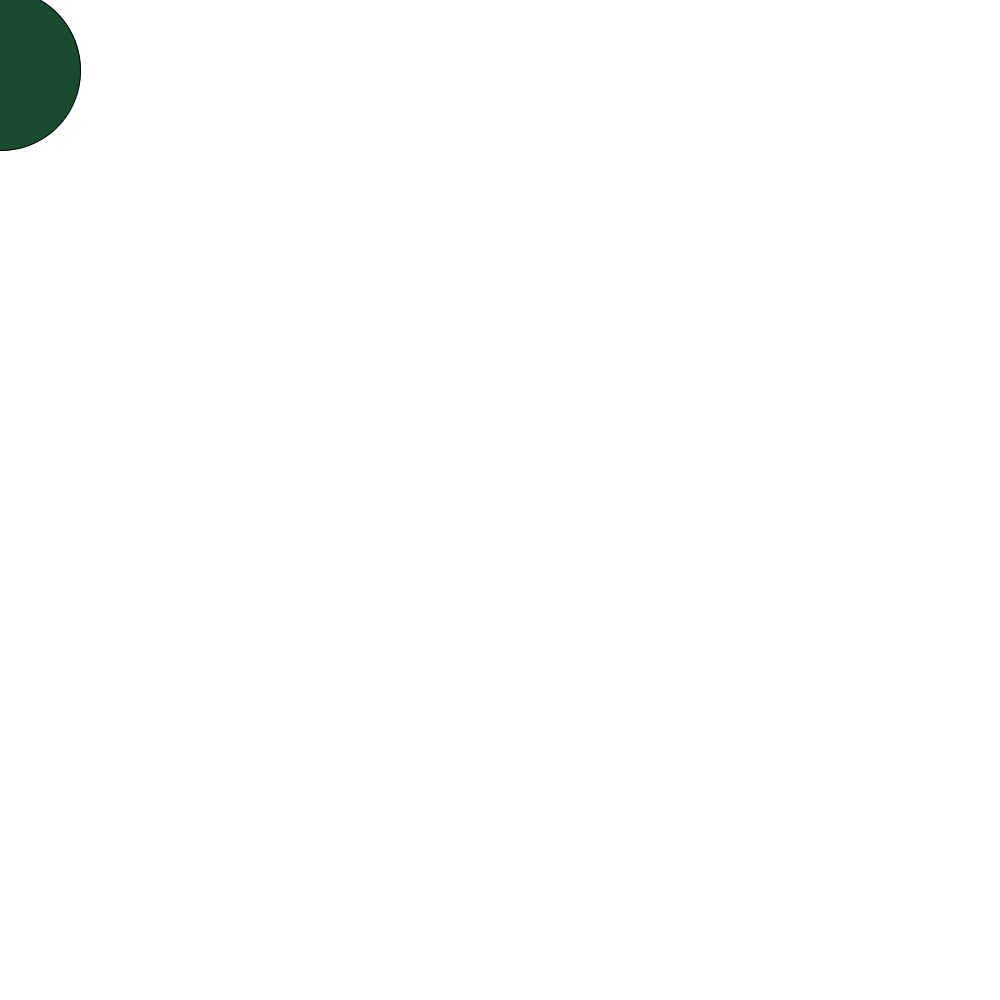
Frame 1 (no input)
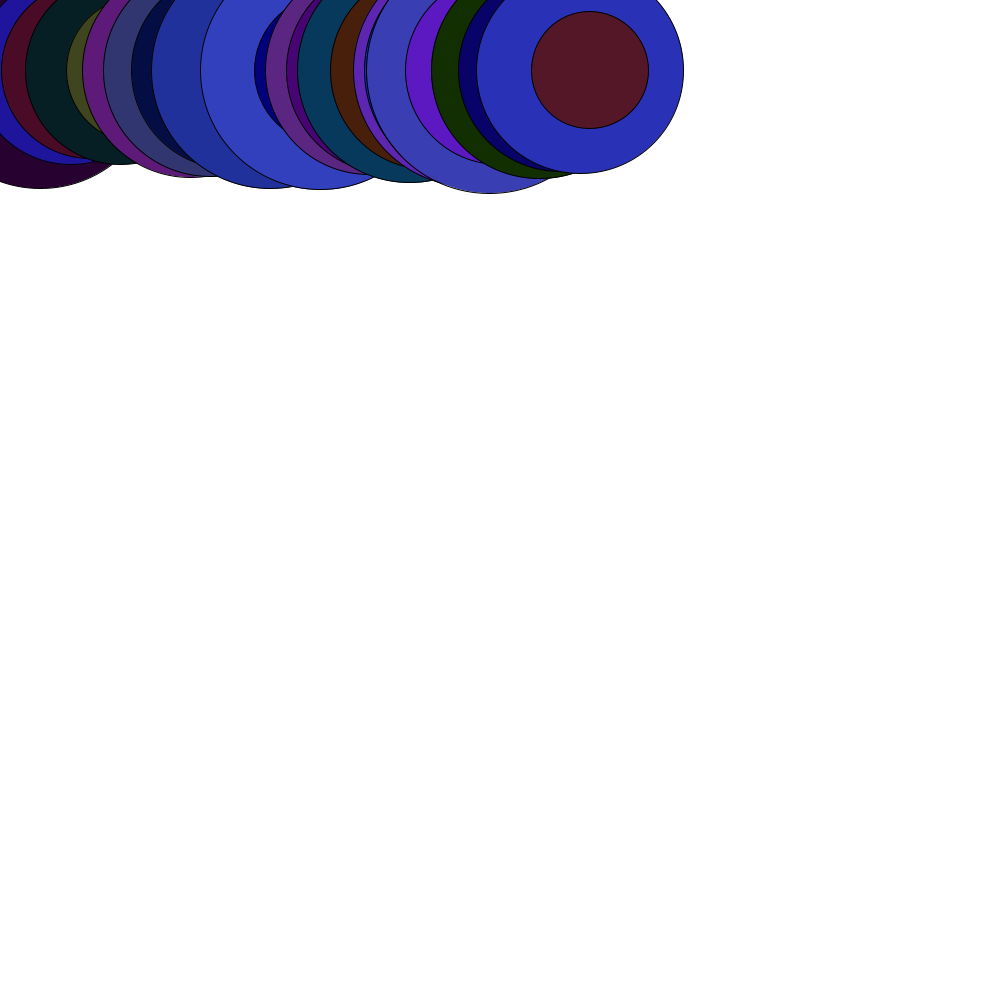
Frame 60 (the mouse pressed at the canvas centre just before this capture)
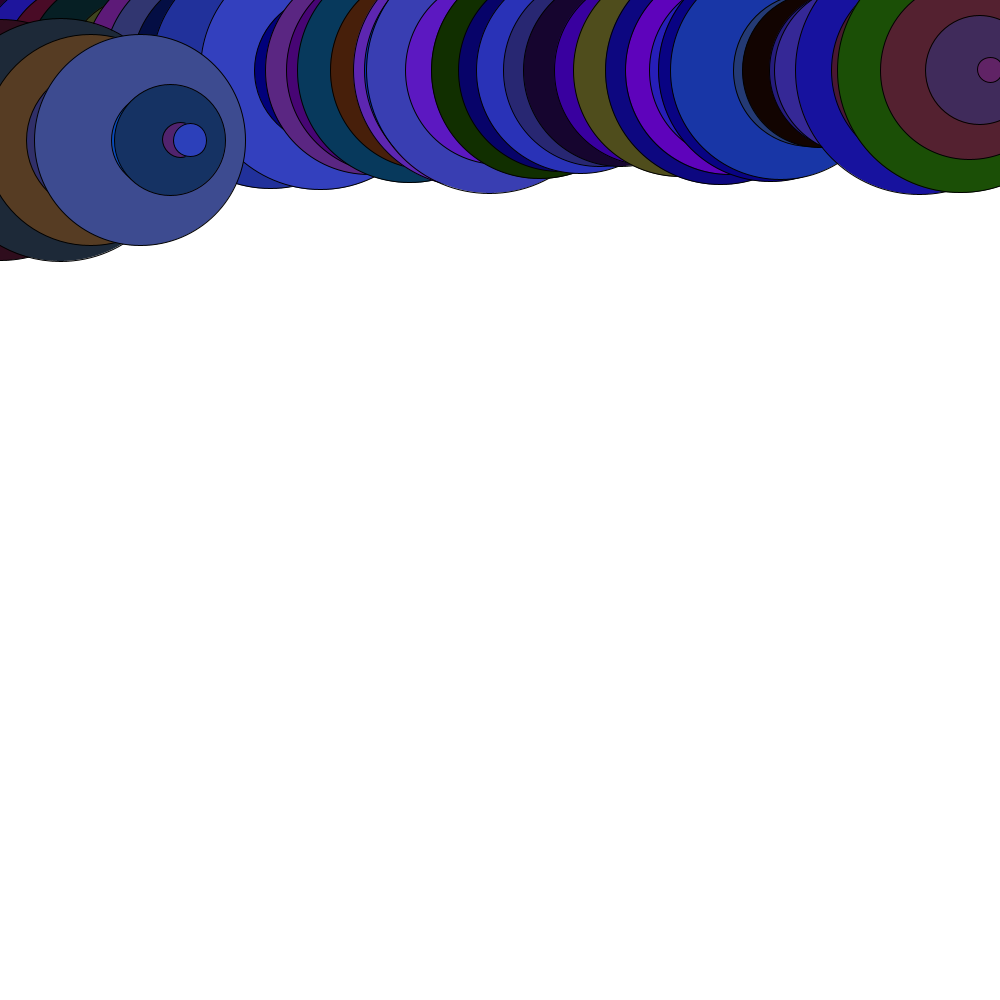
Frame 120 (the mouse held since frame 60 and released just before this capture)

The Processing sketch that drew these frames (run headless with seeded random() and noise(); from frame 60 on, the mouse is pressed at the canvas centre):

// Processing sketch: Efecto_aleatorio
// ── Efecto_aleatorio.pde
int x=0;
int y=70;

float radio;

void setup() {
  size(1000, 1000);
  background(255);
  //noStroke();
  //frameRate(10);
}

void draw() {
  //Número provisional para reemplazarlo por una onda de sonido
  float numaleatorio = random (0, 1);
  radio = (numaleatorio * width/4);

  fill (random(100), random(80), random(200));
  ellipse(x, y, radio, radio);
  x += 10;
  //controlar el dibujo en el eje horizontal

  if (x >= width) {
    x = 0;
    y = y + 70;
  }
  if (y > height) {
    background(255);
    y= 70;
    //controlar el dibujo en el eje vertical
  }
}
